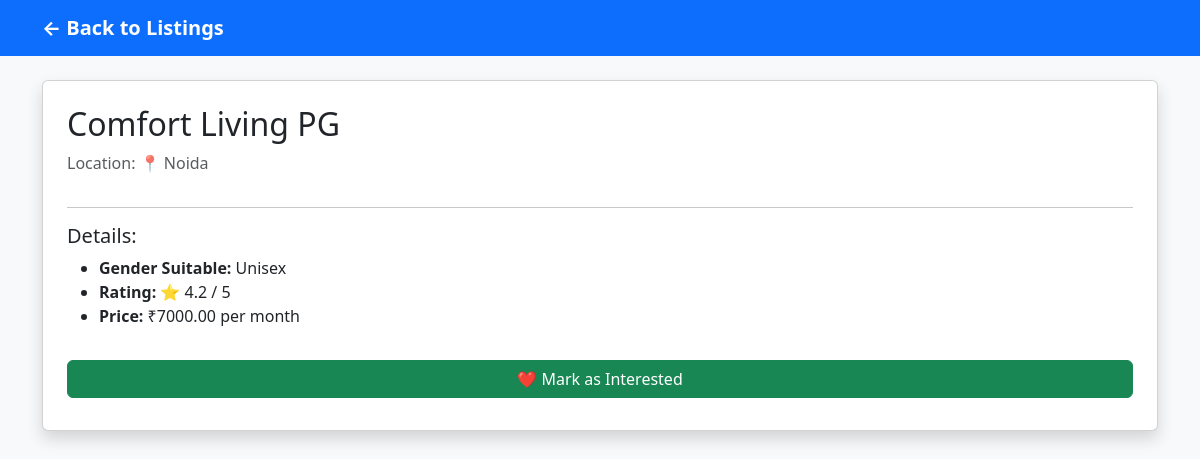
The app's page /details.php?id=3 with its own data.
### tables this page shows
CREATE TABLE `properties` (
  `id` int(11) NOT NULL,
  `name` varchar(150) NOT NULL,
  `city` varchar(100) NOT NULL,
  `price` decimal(10,2) NOT NULL,
  `gender` enum('Male','Female','Unisex') NOT NULL,
  `rating` decimal(2,1) DEFAULT 0.0,
  `image` varchar(255) DEFAULT NULL
);

### details.php (the view, shortened to what this page needs)
<?php
include('db_connect.php');
$id = isset($_GET['id']) ? (int)$_GET['id'] : 0;
$sql = "SELECT * FROM properties WHERE id = $id";
$result = mysqli_query($conn, $sql);
$property = mysqli_fetch_assoc($result);
?>
<!DOCTYPE html>
<html lang="en">
<head>
    <link href="https://cdn.jsdelivr.net/npm/bootstrap@5.3.0/dist/css/bootstrap.min.css" rel="stylesheet">
</head>
<body class="bg-light">
<nav class="navbar navbar-dark bg-primary mb-4">
  <div class="container">
    <a class="navbar-brand fw-bold" href="index.php">← Back to Listings</a>
  </div>
</nav>
<div class="container">
    <div class="card shadow p-4">
        <h2><?php echo htmlspecialchars($property['name']); ?></h2>
        <p class="text-muted">Location: 📍 <?php echo htmlspecialchars($property['city']); ?></p>
        <hr>
        <h5>Details:</h5>
        <ul>
            <li><strong>Gender Suitable:</strong> <?php echo htmlspecialchars($property['gender']); ?></li>
            <li><strong>Rating:</strong> ⭐ <?php echo htmlspecialchars($property['rating']); ?> / 5</li>
            <li><strong>Price:</strong> ₹<?php echo htmlspecialchars($property['price']); ?> per month</li>
        </ul>
        <button id="interestedBtn" class="btn btn-success mt-3" onclick="markInterested(<?php echo $property['id']; ?>)">
            ❤️ Mark as Interested
        </button>
    </div>
</div>
</body>
</html>

### records on screen
properties: name "Comfort Living PG", city "Noida", gender "Unisex", rating "4.2", price "7000.00"
